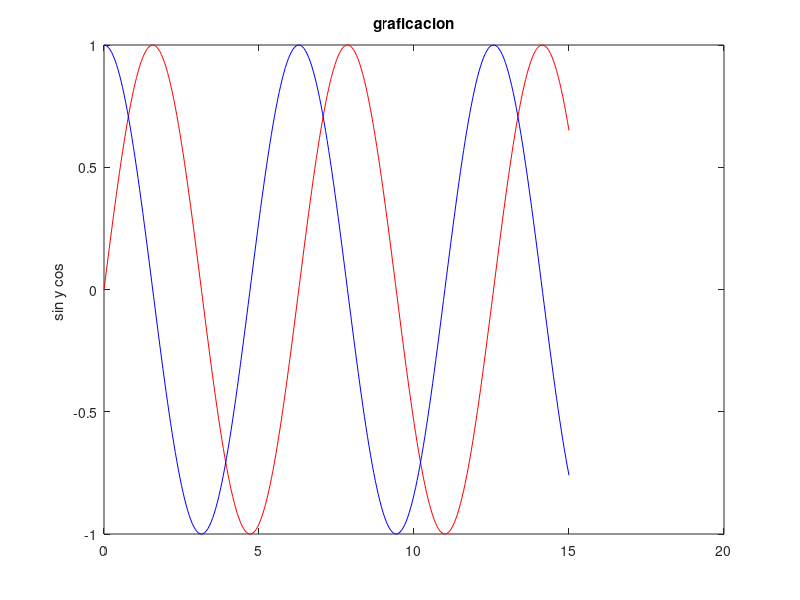
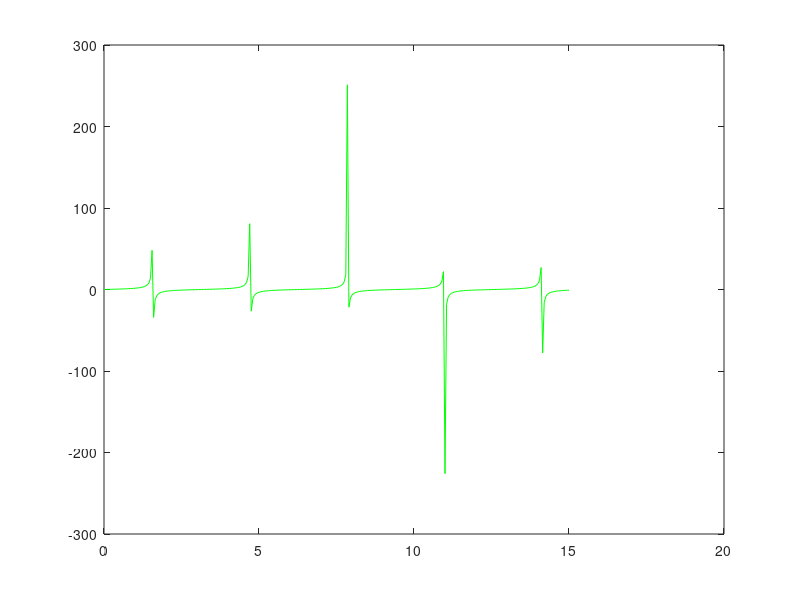
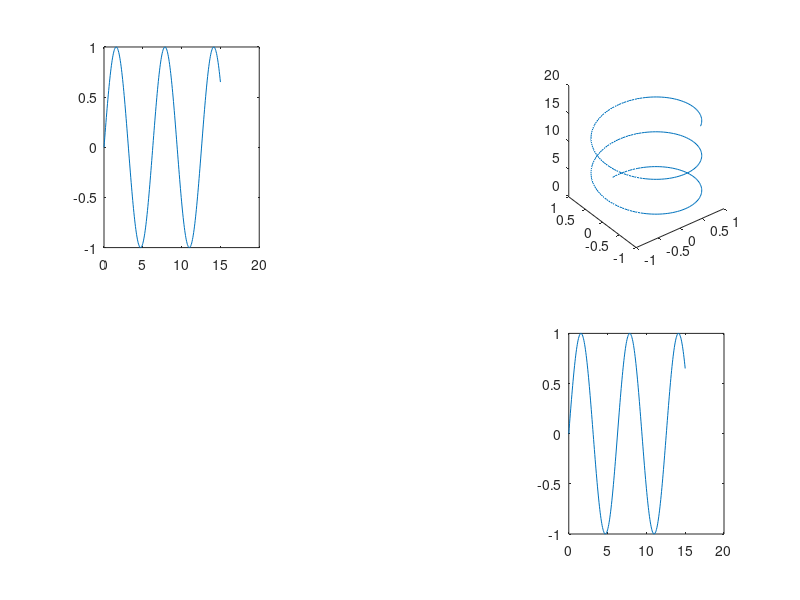

Write MATLAB code to recreate these figures, in order.
clc;%borrar pantalla
clear all;%limpiar variables 
close all;%Cerrar ventanas 

theta=[0:0.05:15];
Tiemp=[0:0.05:15];
plot(Tiemp,sin(theta),'r');
disp (sin(theta));
ylabel ('sin y cos ' )
title ('graficacion')
hold on %mantener imagen anterior 
plot (Tiemp,cos(theta),'b');

figure(2) %hacer otra  grafica 
plot (Tiemp,tan(theta),'g')

figure(3)
subplot(2,3,3)
xlabel('tiempo')
ylabel ('sin y cos ' )
plot3(sin(theta),cos(theta),Tiemp)

hold on 
subplot(2,3,1)
xlabel('tiempo')
ylabel ('sin y cos ' )
plot(Tiemp,sin(theta));

hold on 

subplot(2,3,6)
xlabel('tiempo')
ylabel ('sin y cos ' )
plot(Tiemp,sin(theta));

%figure(5)
